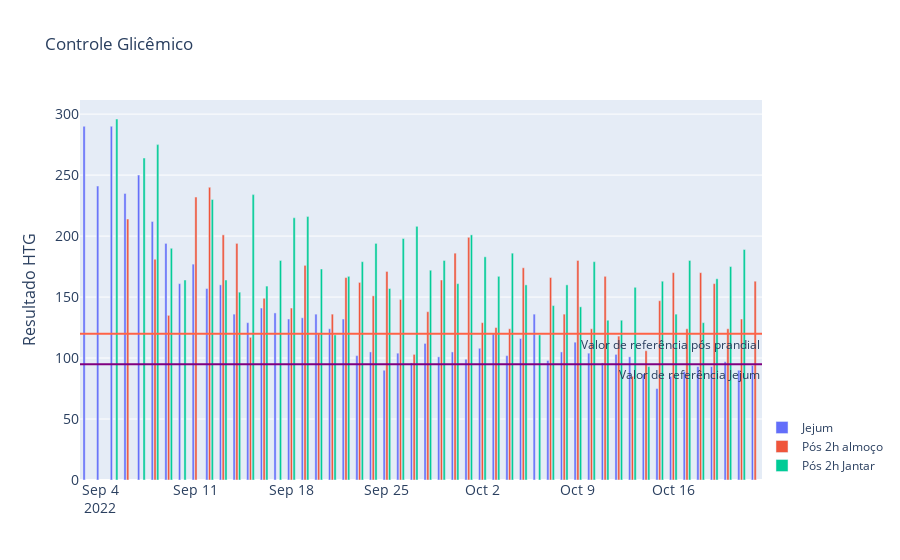

Notebook code for this chart:
### Code cell
fig = go.Figure()
fig.add_trace(go.Bar(x=data['Dia'],
                    y=data['Jejum'], name='Jejum'))
fig.add_trace(go.Bar(x=data['Dia'],
                    y=data['Pós almoço 2h'], name='Pós 2h almoço'))
fig.add_trace(go.Bar(x=data['Dia'],
                    y=data['Pós Jantar 2h'], name='Pós 2h Jantar'))
fig.add_hline(y=120, 
            annotation_text="Valor de referência pós prandial", 
            annotation_position="bottom right",
            line_color='tomato')
fig.add_hline(y=95, 
            annotation_text="Valor de referência Jejum", 
            annotation_position="bottom right",
            line_color='purple')
fig.update_layout(
    title='Controle Glicêmico',
    xaxis_tickfont_size=14,
    yaxis=dict(
        title='Resultado HTG',
        titlefont_size=16,
        tickfont_size=14,
    ),
    legend=dict(
        x=1,
        y=0),
    barmode='group',
    bargap=0.4, # gap between bars of adjacent location coordinates.
    bargroupgap=0.2 # gap between bars of the same location coordinate.
)
